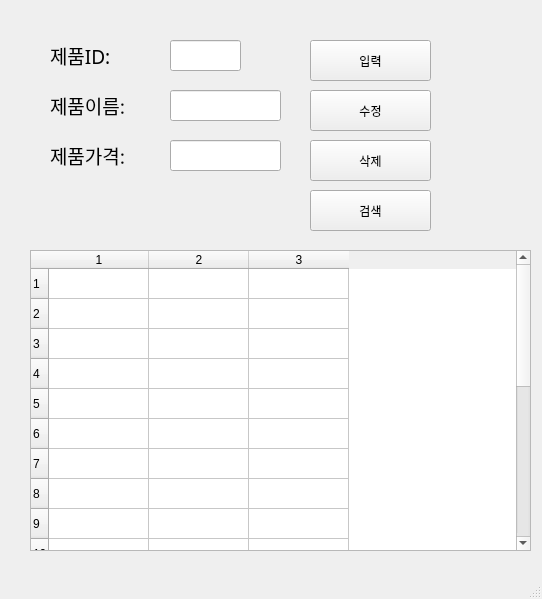
<?xml version="1.0" encoding="UTF-8"?>
<ui version="4.0">
 <class>MainWindow</class>
 <widget class="QMainWindow" name="MainWindow">
  <property name="geometry">
   <rect>
    <x>0</x>
    <y>0</y>
    <width>542</width>
    <height>599</height>
   </rect>
  </property>
  <property name="windowTitle">
   <string>MainWindow</string>
  </property>
  <widget class="QWidget" name="centralwidget">
   <widget class="QLabel" name="label">
    <property name="geometry">
     <rect>
      <x>50</x>
      <y>40</y>
      <width>101</width>
      <height>31</height>
     </rect>
    </property>
    <property name="font">
     <font>
      <family>맑은 고딕</family>
      <pointsize>14</pointsize>
     </font>
    </property>
    <property name="text">
     <string>제품ID:</string>
    </property>
   </widget>
   <widget class="QLabel" name="label_2">
    <property name="geometry">
     <rect>
      <x>50</x>
      <y>90</y>
      <width>111</width>
      <height>31</height>
     </rect>
    </property>
    <property name="font">
     <font>
      <family>맑은 고딕</family>
      <pointsize>14</pointsize>
     </font>
    </property>
    <property name="text">
     <string>제품이름:</string>
    </property>
   </widget>
   <widget class="QLabel" name="label_3">
    <property name="geometry">
     <rect>
      <x>50</x>
      <y>140</y>
      <width>111</width>
      <height>31</height>
     </rect>
    </property>
    <property name="font">
     <font>
      <family>맑은 고딕</family>
      <pointsize>14</pointsize>
     </font>
    </property>
    <property name="text">
     <string>제품가격:</string>
    </property>
   </widget>
   <widget class="QLineEdit" name="prodID">
    <property name="geometry">
     <rect>
      <x>170</x>
      <y>40</y>
      <width>71</width>
      <height>31</height>
     </rect>
    </property>
   </widget>
   <widget class="QLineEdit" name="prodName">
    <property name="geometry">
     <rect>
      <x>170</x>
      <y>90</y>
      <width>111</width>
      <height>31</height>
     </rect>
    </property>
   </widget>
   <widget class="QLineEdit" name="prodPrice">
    <property name="geometry">
     <rect>
      <x>170</x>
      <y>140</y>
      <width>111</width>
      <height>31</height>
     </rect>
    </property>
   </widget>
   <widget class="QPushButton" name="pushButton">
    <property name="geometry">
     <rect>
      <x>310</x>
      <y>40</y>
      <width>121</width>
      <height>41</height>
     </rect>
    </property>
    <property name="text">
     <string>입력</string>
    </property>
   </widget>
   <widget class="QPushButton" name="pushButton_2">
    <property name="geometry">
     <rect>
      <x>310</x>
      <y>90</y>
      <width>121</width>
      <height>41</height>
     </rect>
    </property>
    <property name="text">
     <string>수정</string>
    </property>
   </widget>
   <widget class="QPushButton" name="pushButton_3">
    <property name="geometry">
     <rect>
      <x>310</x>
      <y>140</y>
      <width>121</width>
      <height>41</height>
     </rect>
    </property>
    <property name="text">
     <string>삭제</string>
    </property>
   </widget>
   <widget class="QPushButton" name="pushButton_4">
    <property name="geometry">
     <rect>
      <x>310</x>
      <y>190</y>
      <width>121</width>
      <height>41</height>
     </rect>
    </property>
    <property name="text">
     <string>검색</string>
    </property>
   </widget>
   <widget class="QTableWidget" name="tableWidget">
    <property name="geometry">
     <rect>
      <x>30</x>
      <y>250</y>
      <width>501</width>
      <height>301</height>
     </rect>
    </property>
    <property name="rowCount">
     <number>20</number>
    </property>
    <property name="columnCount">
     <number>3</number>
    </property>
    <row/>
    <row/>
    <row/>
    <row/>
    <row/>
    <row/>
    <row/>
    <row/>
    <row/>
    <row/>
    <row/>
    <row/>
    <row/>
    <row/>
    <row/>
    <row/>
    <row/>
    <row/>
    <row/>
    <row/>
    <column/>
    <column/>
    <column/>
   </widget>
  </widget>
  <widget class="QMenuBar" name="menubar">
   <property name="geometry">
    <rect>
     <x>0</x>
     <y>0</y>
     <width>542</width>
     <height>21</height>
    </rect>
   </property>
  </widget>
  <widget class="QStatusBar" name="statusbar"/>
 </widget>
 <resources/>
 <connections>
  <connection>
   <sender>pushButton</sender>
   <signal>clicked()</signal>
   <receiver>MainWindow</receiver>
   <slot>addProduct()</slot>
   <hints>
    <hint type="sourcelabel">
     <x>394</x>
     <y>72</y>
    </hint>
    <hint type="destinationlabel">
     <x>470</x>
     <y>95</y>
    </hint>
   </hints>
  </connection>
  <connection>
   <sender>pushButton_2</sender>
   <signal>clicked()</signal>
   <receiver>MainWindow</receiver>
   <slot>updateProduct()</slot>
   <hints>
    <hint type="sourcelabel">
     <x>418</x>
     <y>129</y>
    </hint>
    <hint type="destinationlabel">
     <x>470</x>
     <y>136</y>
    </hint>
   </hints>
  </connection>
  <connection>
   <sender>pushButton_3</sender>
   <signal>clicked()</signal>
   <receiver>MainWindow</receiver>
   <slot>removeProduct()</slot>
   <hints>
    <hint type="sourcelabel">
     <x>409</x>
     <y>175</y>
    </hint>
    <hint type="destinationlabel">
     <x>469</x>
     <y>183</y>
    </hint>
   </hints>
  </connection>
  <connection>
   <sender>pushButton_4</sender>
   <signal>clicked()</signal>
   <receiver>MainWindow</receiver>
   <slot>getProduct()</slot>
   <hints>
    <hint type="sourcelabel">
     <x>406</x>
     <y>219</y>
    </hint>
    <hint type="destinationlabel">
     <x>471</x>
     <y>229</y>
    </hint>
   </hints>
  </connection>
 </connections>
 <slots>
  <slot>addProduct()</slot>
  <slot>updateProduct()</slot>
  <slot>removeProduct()</slot>
  <slot>getProduct()</slot>
 </slots>
</ui>
